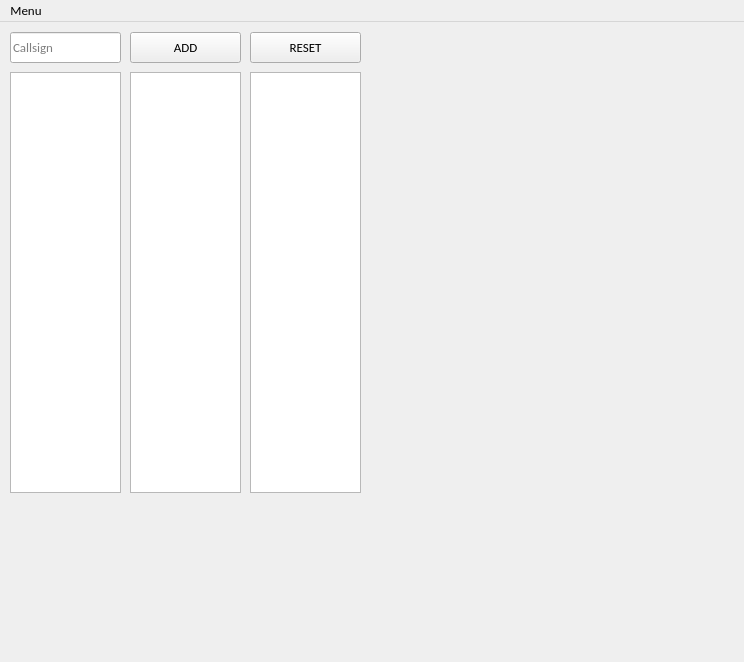
<?xml version="1.0" encoding="UTF-8"?>
<ui version="4.0">
 <class>MainWindow</class>
 <widget class="QMainWindow" name="MainWindow">
  <property name="geometry">
   <rect>
    <x>0</x>
    <y>0</y>
    <width>744</width>
    <height>662</height>
   </rect>
  </property>
  <property name="font">
   <font>
    <family>Calibri</family>
    <pointsize>10</pointsize>
   </font>
  </property>
  <property name="windowTitle">
   <string>Flight Strip Manager</string>
  </property>
  <property name="locale">
   <locale language="English" country="UnitedStates"/>
  </property>
  <widget class="QWidget" name="centralwidget">
   <widget class="QPushButton" name="btn_add">
    <property name="geometry">
     <rect>
      <x>130</x>
      <y>10</y>
      <width>111</width>
      <height>31</height>
     </rect>
    </property>
    <property name="font">
     <font>
      <pointsize>10</pointsize>
     </font>
    </property>
    <property name="text">
     <string>ADD</string>
    </property>
   </widget>
   <widget class="QPushButton" name="btn_reset">
    <property name="geometry">
     <rect>
      <x>250</x>
      <y>10</y>
      <width>111</width>
      <height>31</height>
     </rect>
    </property>
    <property name="font">
     <font>
      <pointsize>10</pointsize>
     </font>
    </property>
    <property name="text">
     <string>RESET</string>
    </property>
   </widget>
   <widget class="QListWidget" name="list_pend">
    <property name="geometry">
     <rect>
      <x>10</x>
      <y>50</y>
      <width>111</width>
      <height>421</height>
     </rect>
    </property>
    <property name="font">
     <font>
      <family>Calibri</family>
      <pointsize>10</pointsize>
     </font>
    </property>
    <property name="contextMenuPolicy">
     <enum>Qt::CustomContextMenu</enum>
    </property>
    <property name="dragEnabled">
     <bool>true</bool>
    </property>
    <property name="dragDropOverwriteMode">
     <bool>false</bool>
    </property>
    <property name="dragDropMode">
     <enum>QAbstractItemView::DragDrop</enum>
    </property>
    <property name="defaultDropAction">
     <enum>Qt::MoveAction</enum>
    </property>
   </widget>
   <widget class="QListWidget" name="list_push">
    <property name="geometry">
     <rect>
      <x>130</x>
      <y>50</y>
      <width>111</width>
      <height>421</height>
     </rect>
    </property>
    <property name="font">
     <font>
      <family>Calibri</family>
      <pointsize>10</pointsize>
     </font>
    </property>
    <property name="contextMenuPolicy">
     <enum>Qt::CustomContextMenu</enum>
    </property>
    <property name="dragEnabled">
     <bool>true</bool>
    </property>
    <property name="dragDropOverwriteMode">
     <bool>false</bool>
    </property>
    <property name="dragDropMode">
     <enum>QAbstractItemView::DragDrop</enum>
    </property>
    <property name="defaultDropAction">
     <enum>Qt::MoveAction</enum>
    </property>
   </widget>
   <widget class="QListWidget" name="list_dept">
    <property name="geometry">
     <rect>
      <x>250</x>
      <y>50</y>
      <width>111</width>
      <height>421</height>
     </rect>
    </property>
    <property name="font">
     <font>
      <family>Calibri</family>
      <pointsize>10</pointsize>
     </font>
    </property>
    <property name="contextMenuPolicy">
     <enum>Qt::CustomContextMenu</enum>
    </property>
    <property name="dragEnabled">
     <bool>true</bool>
    </property>
    <property name="dragDropOverwriteMode">
     <bool>false</bool>
    </property>
    <property name="dragDropMode">
     <enum>QAbstractItemView::DragDrop</enum>
    </property>
    <property name="defaultDropAction">
     <enum>Qt::MoveAction</enum>
    </property>
   </widget>
   <widget class="QLineEdit" name="lineEdit">
    <property name="geometry">
     <rect>
      <x>10</x>
      <y>10</y>
      <width>111</width>
      <height>31</height>
     </rect>
    </property>
    <property name="font">
     <font>
      <pointsize>10</pointsize>
     </font>
    </property>
    <property name="maxLength">
     <number>10</number>
    </property>
    <property name="placeholderText">
     <string>Callsign</string>
    </property>
    <property name="clearButtonEnabled">
     <bool>true</bool>
    </property>
   </widget>
  </widget>
  <widget class="QMenuBar" name="menuBar">
   <property name="geometry">
    <rect>
     <x>0</x>
     <y>0</y>
     <width>744</width>
     <height>26</height>
    </rect>
   </property>
   <widget class="QMenu" name="menuSettings">
    <property name="title">
     <string>Menu</string>
    </property>
    <widget class="QMenu" name="menuSet_opacity">
     <property name="title">
      <string>Set opacity</string>
     </property>
     <addaction name="actionOpac_Curr"/>
     <addaction name="separator"/>
     <addaction name="actionOpac_Incr"/>
     <addaction name="actionOpac_Decr"/>
     <addaction name="actionOpac_Rest"/>
    </widget>
    <addaction name="menuSet_opacity"/>
    <addaction name="actionStay_on_top"/>
    <addaction name="separator"/>
    <addaction name="actionStatistics"/>
    <addaction name="actionAbout"/>
    <addaction name="separator"/>
    <addaction name="actionReset"/>
    <addaction name="actionExit"/>
   </widget>
   <addaction name="menuSettings"/>
  </widget>
  <action name="actionStay_on_top">
   <property name="checkable">
    <bool>true</bool>
   </property>
   <property name="text">
    <string>Stay on top</string>
   </property>
   <property name="shortcut">
    <string>Alt+Return</string>
   </property>
  </action>
  <action name="actionStatistics">
   <property name="text">
    <string>Statistics</string>
   </property>
  </action>
  <action name="actionAbout">
   <property name="text">
    <string>About</string>
   </property>
  </action>
  <action name="actionExit">
   <property name="text">
    <string>Exit</string>
   </property>
  </action>
  <action name="actionOpac_Incr">
   <property name="text">
    <string>Increase</string>
   </property>
   <property name="shortcut">
    <string>Alt+=</string>
   </property>
  </action>
  <action name="actionOpac_Decr">
   <property name="text">
    <string>Decrease</string>
   </property>
   <property name="shortcut">
    <string>Alt+-</string>
   </property>
  </action>
  <action name="actionOpac_Rest">
   <property name="text">
    <string>Reset</string>
   </property>
   <property name="shortcut">
    <string>Alt+Backspace</string>
   </property>
  </action>
  <action name="actionReset">
   <property name="text">
    <string>Reset lists</string>
   </property>
  </action>
  <action name="actionOpac_Curr">
   <property name="enabled">
    <bool>false</bool>
   </property>
   <property name="text">
    <string>Current:</string>
   </property>
  </action>
 </widget>
 <tabstops>
  <tabstop>lineEdit</tabstop>
  <tabstop>btn_add</tabstop>
  <tabstop>list_pend</tabstop>
  <tabstop>list_push</tabstop>
  <tabstop>list_dept</tabstop>
  <tabstop>btn_reset</tabstop>
 </tabstops>
 <resources/>
 <connections>
  <connection>
   <sender>btn_add</sender>
   <signal>clicked()</signal>
   <receiver>MainWindow</receiver>
   <slot>addFlight()</slot>
   <hints>
    <hint type="sourcelabel">
     <x>188</x>
     <y>47</y>
    </hint>
    <hint type="destinationlabel">
     <x>427</x>
     <y>58</y>
    </hint>
   </hints>
  </connection>
  <connection>
   <sender>btn_reset</sender>
   <signal>clicked()</signal>
   <receiver>MainWindow</receiver>
   <slot>resetLists()</slot>
   <hints>
    <hint type="sourcelabel">
     <x>309</x>
     <y>51</y>
    </hint>
    <hint type="destinationlabel">
     <x>427</x>
     <y>16</y>
    </hint>
   </hints>
  </connection>
  <connection>
   <sender>lineEdit</sender>
   <signal>returnPressed()</signal>
   <receiver>btn_add</receiver>
   <slot>click()</slot>
   <hints>
    <hint type="sourcelabel">
     <x>47</x>
     <y>49</y>
    </hint>
    <hint type="destinationlabel">
     <x>185</x>
     <y>51</y>
    </hint>
   </hints>
  </connection>
  <connection>
   <sender>list_push</sender>
   <signal>itemDoubleClicked(QListWidgetItem*)</signal>
   <receiver>MainWindow</receiver>
   <slot>setStatusClr()</slot>
   <hints>
    <hint type="sourcelabel">
     <x>179</x>
     <y>331</y>
    </hint>
    <hint type="destinationlabel">
     <x>379</x>
     <y>516</y>
    </hint>
   </hints>
  </connection>
  <connection>
   <sender>list_dept</sender>
   <signal>itemDoubleClicked(QListWidgetItem*)</signal>
   <receiver>MainWindow</receiver>
   <slot>setStatusDep()</slot>
   <hints>
    <hint type="sourcelabel">
     <x>302</x>
     <y>401</y>
    </hint>
    <hint type="destinationlabel">
     <x>380</x>
     <y>552</y>
    </hint>
   </hints>
  </connection>
  <connection>
   <sender>list_pend</sender>
   <signal>itemDoubleClicked(QListWidgetItem*)</signal>
   <receiver>MainWindow</receiver>
   <slot>setStatusClr()</slot>
   <hints>
    <hint type="sourcelabel">
     <x>67</x>
     <y>335</y>
    </hint>
    <hint type="destinationlabel">
     <x>379</x>
     <y>481</y>
    </hint>
   </hints>
  </connection>
  <connection>
   <sender>menuBar</sender>
   <signal>triggered(QAction*)</signal>
   <receiver>MainWindow</receiver>
   <slot>clickMenu()</slot>
   <hints>
    <hint type="sourcelabel">
     <x>39</x>
     <y>11</y>
    </hint>
    <hint type="destinationlabel">
     <x>428</x>
     <y>104</y>
    </hint>
   </hints>
  </connection>
 </connections>
 <slots>
  <slot>addFlight()</slot>
  <slot>resetLists()</slot>
  <slot>setStatusClr()</slot>
  <slot>setStatusDep()</slot>
  <slot>clickMenu()</slot>
 </slots>
</ui>
